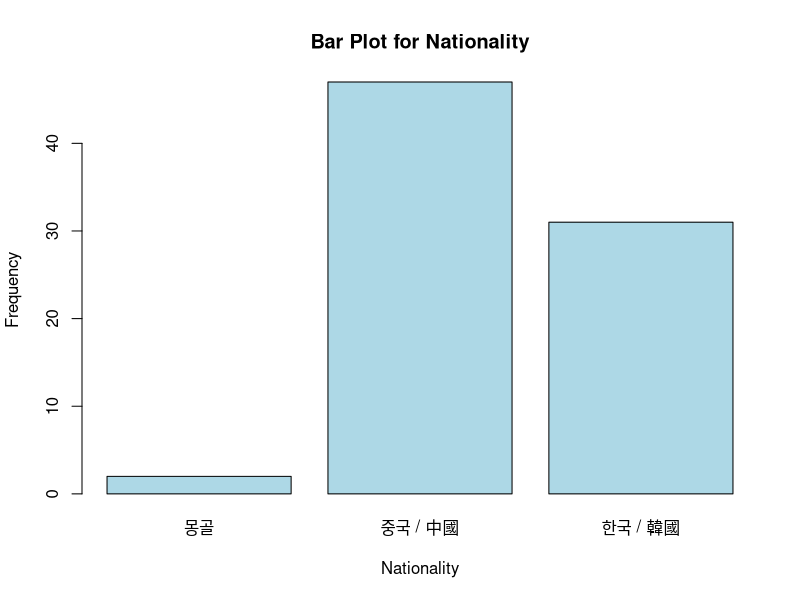
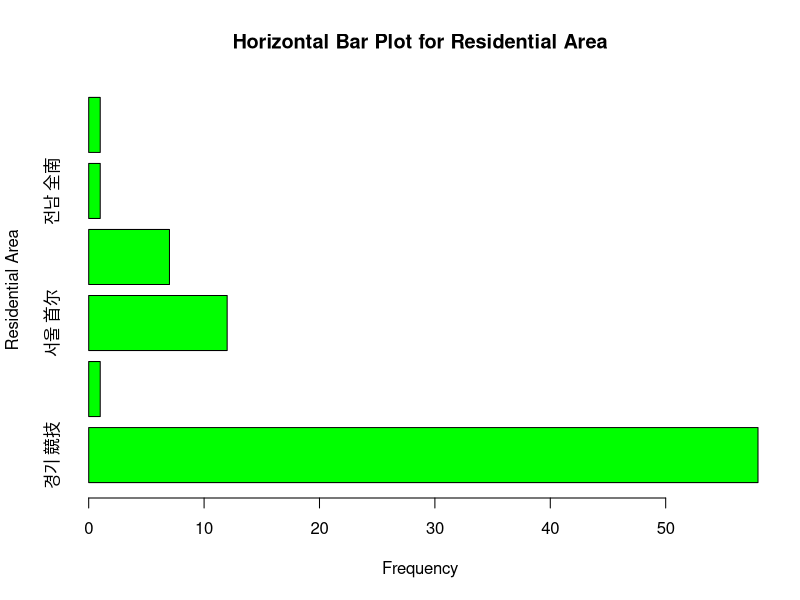
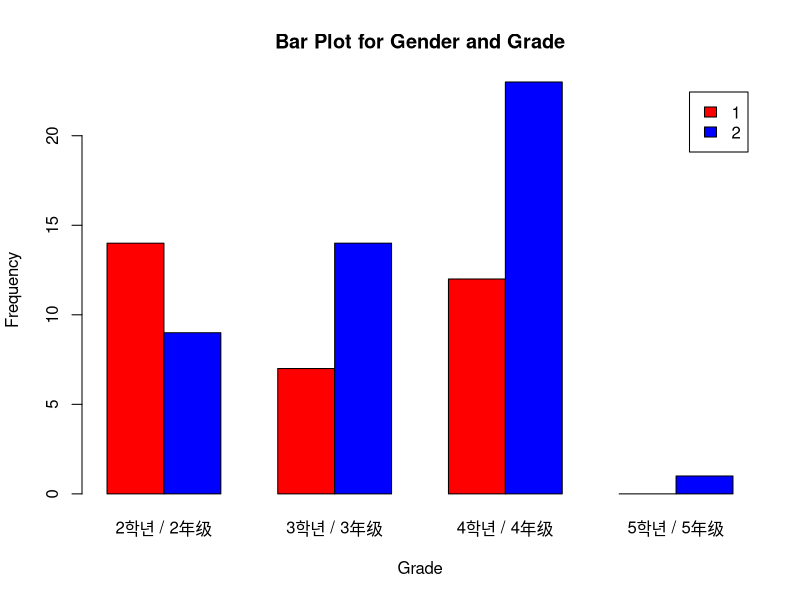
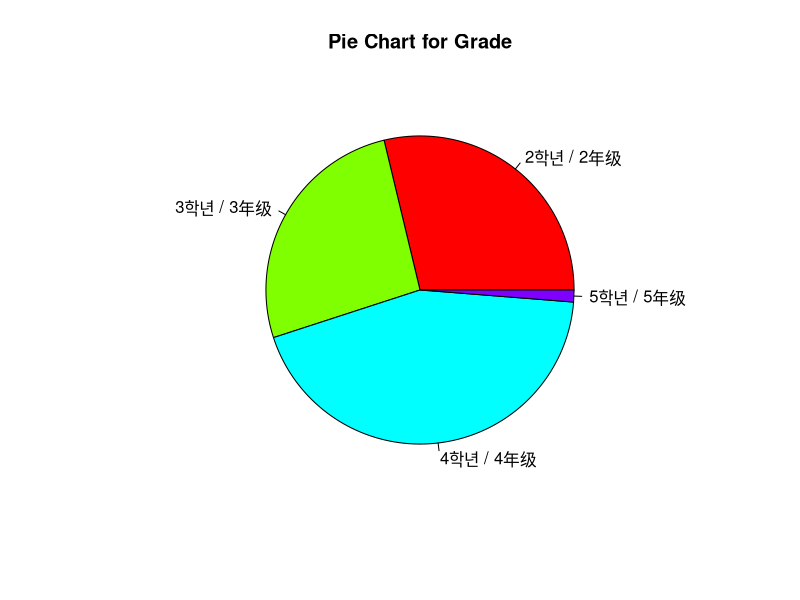
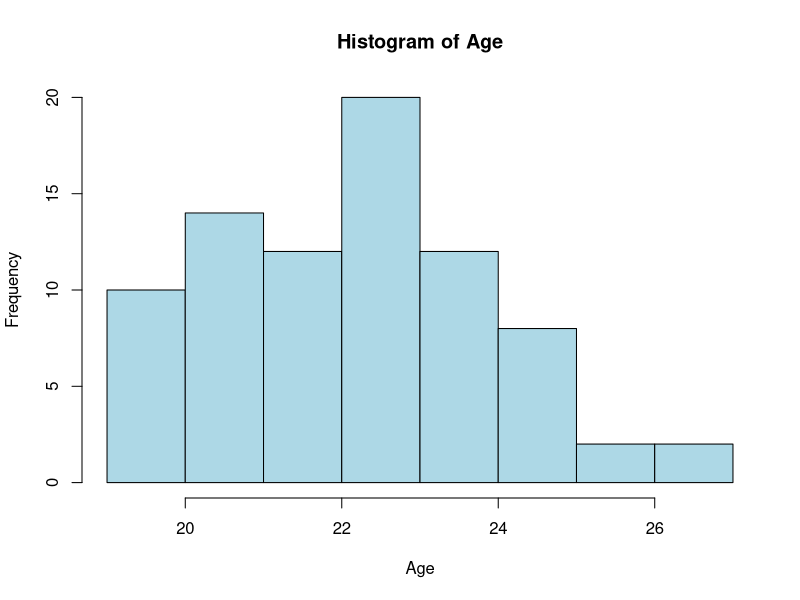
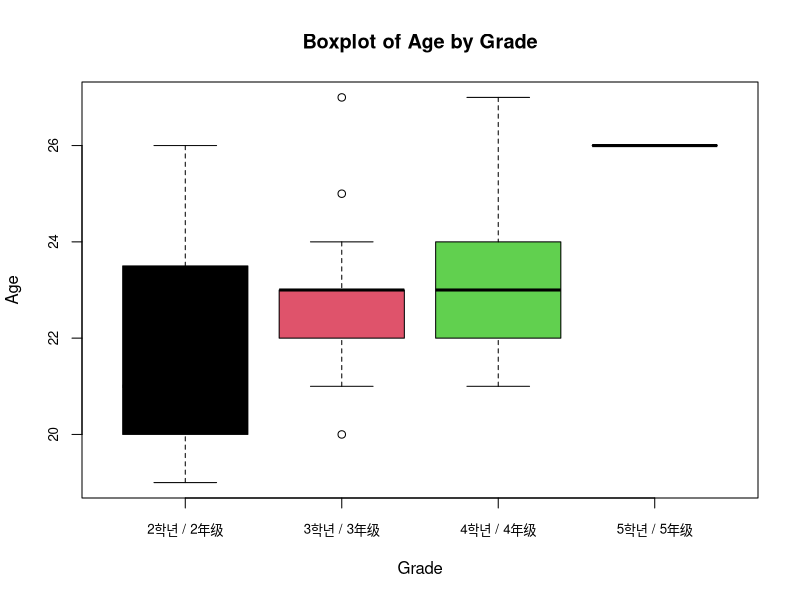
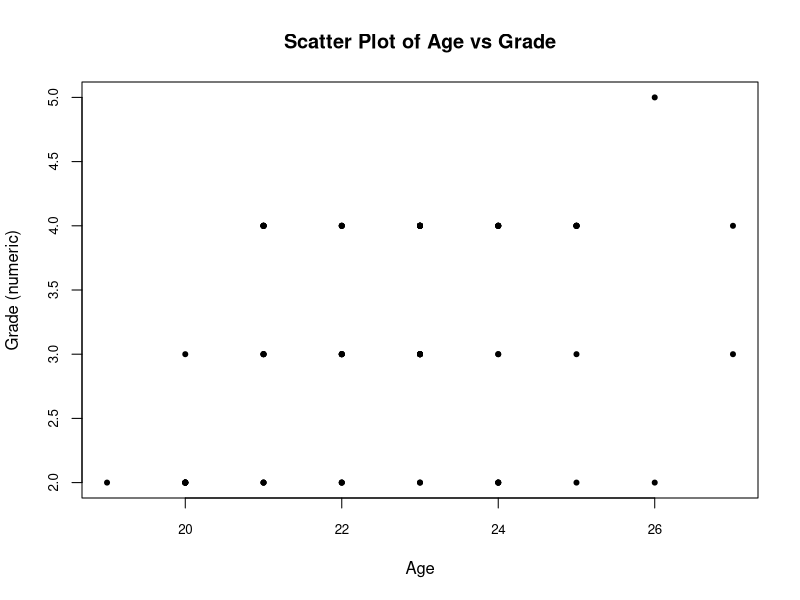

R code for these plots, in order:
# step1
survey <- readxl::read_xlsx('05. 2024STB_survey_80.xlsx')
# Redefine column names
colnames(survey) <- c(
  "Gender", 
  "Age", 
  "Grade", 
  "Nationality", 
  "Residential_Area", 
  "Internet_Usage_Last_Year", 
  "Health_Satisfaction", 
  "Income_Satisfaction", 
  "Housing_Satisfaction", 
  "Family_Relationship_Satisfaction", 
  "Social_Relationship_Satisfaction", 
  "Leisure_Satisfaction", 
  "Overall_Life_Satisfaction", 
  "Regular_Donation_Volunteer", 
  "Donation_Amount_2023", 
  "Volunteer_Activities_2022",
  "Parent_Separation_Status", 
  "Parent_Visit_Frequency_2023", 
  "Parent_Call_Frequency_2023",
  "Lifetime_Smoking_Amount", 
  "First_Smoking_Age", 
  "Total_Smoking_Years", 
  "Current_Smoking_Status", 
  "Daily_Smoking_Amount", 
  "Quit_Smoking_Attempts_1Year", 
  "Future_Quit_Smoking_Plans", 
  "Secondhand_Smoke_Exposure_Hours", 
  "Secondhand_Smoke_Exposure_Hours_Avg", 
  "Alcohol_Frequency", 
  "Drinks_Per_Session", 
  "Heavy_Drinking_Frequency", 
  "Inability_to_Stop_Drinking", 
  "Uncompleted_Tasks_Due_to_Alcohol", 
  "Morning_After_Drinking_Frequency", 
  "Alcohol_Regret_Frequency", 
  "Blackout_Frequency", 
  "Injury_Due_to_Alcohol", 
  "Concerns_from_Others_about_Alcohol"
)

# Convert 'Gender' column: "남자 男人" -> 1 (Male), "여자 女子" -> 2 (Female)
survey$Gender <- ifelse(survey$Gender == "남자 男人", 1, 
                        ifelse(survey$Gender == "여자 女子", 2, NA))

# step 2

# Frequency distribution for Gender
gender_freq <- table(survey$Gender)
gender_freq

# step 3
# Relative frequency distribution for Gender
gender_relative_freq <- prop.table(table(survey$Gender))
gender_relative_freq

# step 4 
# Crosstab for Gender and Grade
gender_grade_crosstab <- table(survey$Gender, survey$Grade)
gender_grade_crosstab

# step 5
# Bar plot for Nationality
barplot(table(survey$Nationality), 
        main = "Bar Plot for Nationality", 
        xlab = "Nationality", 
        ylab = "Frequency",
        col = "lightblue")

# step 6
# Horizontal bar plot for Residential Area
barplot(table(survey$Residential_Area), 
        main = "Horizontal Bar Plot for Residential Area", 
        xlab = "Frequency", 
        ylab = "Residential Area",
        col = "green", 
        horiz = T)
# step 7
barplot(table(survey$Gender, survey$Grade), 
        beside = TRUE,
        legend = rownames(table(survey$Gender, survey$Grade)),
        main = "Bar Plot for Gender and Grade",
        xlab = "Grade", 
        ylab = "Frequency",
        col = c("red", "blue"))
# step 8
grade_freq <- table(survey$Grade)
pie(grade_freq, 
    main = "Pie Chart for Grade", 
    col = rainbow(length(grade_freq)),
    labels = names(grade_freq))
# step 9
hist(as.numeric(survey$Age), 
     main = "Histogram of Age", 
     xlab = "Age", 
     ylab = "Frequency", 
     col = "lightblue")
# step 10
# Boxplot for Age by Grade
par(cex.axis = 0.8)
boxplot(as.numeric(survey$Age) ~ survey$Grade, 
        main = "Boxplot of Age by Grade", 
        xlab = "Grade", 
        ylab = "Age",
        col = 1:4)

# step 11

survey$Grade_numeric <- ifelse(survey$Grade == "2학년 / 2年级", 2,
                               ifelse(survey$Grade == "3학년 / 3年级", 3,
                                      ifelse(survey$Grade == "4학년 / 4年级", 4,
                                             ifelse(survey$Grade == "5학년 / 5年级", 5, NA))))

# Scatter plot 
plot(as.numeric(survey$Age), survey$Grade_numeric, 
     main = "Scatter Plot of Age vs Grade", 
     xlab = "Age", 
     ylab = "Grade (numeric)",
     pch = 20)

